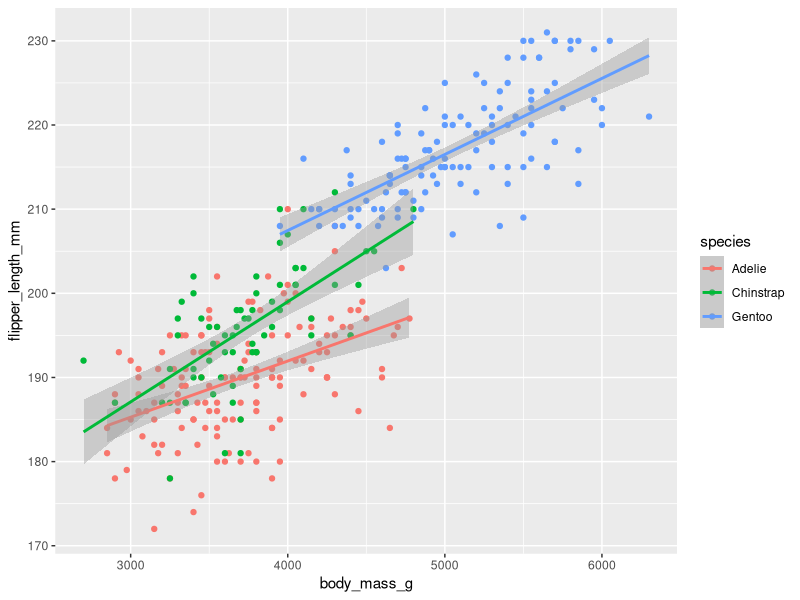

The R source for this figure:
## ---- chunk 1
#install.packages("palmerpenguins")
library(palmerpenguins)
library(tidyverse)
## ---- chunk 2
ggplot(penguins, aes(x = body_mass_g, y = flipper_length_mm, color = species)) +
  geom_point() +
  geom_smooth(method="lm")

